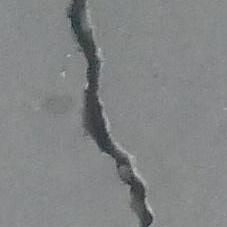
#> input picture data/real_images/00001.jpg, 227 x 227 px
$ python annotate_mask.py --image ../data/real_images/00001.jpg --output out.png
#> lines starting #> are read from the running program, lines starting #| are printed output that depends on the picture
"""Interactive manual crack-mask annotation tool.

The tool starts with an empty mask and never reads prediction outputs.

Example:
    python tools/annotate_mask.py ^
        --image data/real_images/00001.jpg ^
        --output data/ground_truth/00001_mask.png
"""

from __future__ import annotations

import argparse
import os
from pathlib import Path
import sys

import cv2
import numpy as np


WINDOW_NAME = "CrackGauge Manual Annotation"
MAX_DISPLAY_WIDTH = 1200
MAX_DISPLAY_HEIGHT = 800
MIN_BRUSH_SIZE = 1
MAX_BRUSH_SIZE = 101
BRUSH_STEP = 2


def parse_args() -> argparse.Namespace:
    """Parse annotation input and output paths and options."""
    parser = argparse.ArgumentParser(
        description="Manually draw or edit a binary crack ground-truth mask."
    )
    parser.add_argument("--image", required=True, help="Original image path")
    parser.add_argument(
        "--output",
        required=True,
        help="Output binary PNG mask path",
    )
    parser.add_argument(
        "--resume",
        action="store_true",
        help="Load and edit an existing mask at --output (fails if mask is corrupted or dimensions mismatch)",
    )
    parser.add_argument(
        "--overwrite",
        action="store_true",
        help="Force overwrite of an existing mask at --output starting with a blank canvas",
    )
    parser.add_argument(
        "--validate-only",
        action="store_true",
        help="Validate the existing mask at --output against the image contract without launching the GUI",
    )
    return parser.parse_args()


# [77 lines left out: functions validate_mask_contract, load_existing_mask, not called in this run]


def load_original_image(image_path: str) -> np.ndarray:
    """Load and validate the original BGR image."""
#> called with image_path = '../data/real_images/00001.jpg'
    if not os.path.isfile(image_path):
        raise FileNotFoundError(f"Image not found: {image_path}")
    image = cv2.imread(image_path, cv2.IMREAD_COLOR)
#> image is the input picture: shape (227, 227, 3); mean B, G, R 133.4, 132.7, 130.7
    if image is None:
        raise ValueError(f"OpenCV could not read the image: {image_path}")
    return image


def display_dimensions(image: np.ndarray) -> tuple[int, int]:
    """Return display dimensions while preserving the original aspect ratio."""
    height, width = image.shape[:2]
#> height = 227; width = 227
    scale = min(MAX_DISPLAY_WIDTH / width, MAX_DISPLAY_HEIGHT / height, 1.0)
#> scale = 1
    return max(1, int(round(width * scale))), max(1, int(round(height * scale)))


# [8 lines left out: function save_binary_mask, not called in this run]


class AnnotationSession:
    """Manage display rendering, mouse coordinate mapping, and mask editing."""

    def __init__(
        self,
        image: np.ndarray,
        output_path: str,
        initial_mask: np.ndarray | None = None,
    ) -> None:
        self.image = image
        if initial_mask is not None:
            if initial_mask.shape != image.shape[:2]:
                raise ValueError("initial_mask dimensions do not match image")
            self.mask = np.where(initial_mask > 0, 255, 0).astype(np.uint8)
            crack_px = int(np.count_nonzero(self.mask > 0))
            self.status = f"Resumed mask ({crack_px:,} crack px). Left draw | Right erase."
        else:
            self.mask = np.zeros(image.shape[:2], dtype=np.uint8)
            self.status = "Draw cracks with left mouse button."

        self.output_path = output_path
        self.display_width, self.display_height = display_dimensions(image)
#> self.display_width = 227; self.display_height = 227
        self.brush_size = 9
        self.drawing = False
        self.erase = False
        self.reset_pending = False

    # [31 lines left out: functions map_display_point, paint, mouse_callback, not called in this run]

    def render(self) -> np.ndarray:
        """Render the original image with the annotation overlay."""
        displayed = cv2.resize(
            self.image,
            (self.display_width, self.display_height),
            interpolation=cv2.INTER_AREA,
        )
        display_mask = cv2.resize(
            self.mask,
            (self.display_width, self.display_height),
            interpolation=cv2.INTER_NEAREST,
        )
#> display_mask: shape (227, 227); every value is 0
        overlay = displayed.copy()
        overlay[display_mask > 0] = (0, 0, 255)
        rendered = cv2.addWeighted(displayed, 0.7, overlay, 0.3, 0)
        cv2.putText(
            rendered,
            f"Brush: {self.brush_size}px | {self.status}",
            (10, 25),
            cv2.FONT_HERSHEY_SIMPLEX,
            0.55,
            (255, 255, 255),
            2,
            cv2.LINE_AA,
        )
        cv2.putText(
            rendered,
            "Left draw | Right erase | [ ] brush | S save | R reset | Y/N confirm | Q/Esc exit",
            (10, self.display_height - 12),
            cv2.FONT_HERSHEY_SIMPLEX,
            0.45,
            (255, 255, 255),
            1,
            cv2.LINE_AA,
        )
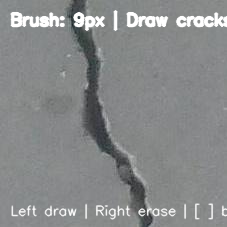
#> rendered: shape (227, 227, 3); mean B, G, R 138.6, 137.9, 136.1
        return rendered

    def run(self) -> bool:
        """Run the GUI loop and return whether the mask was saved."""
        cv2.namedWindow(WINDOW_NAME, cv2.WINDOW_NORMAL)
        cv2.resizeWindow(WINDOW_NAME, self.display_width, self.display_height)
        cv2.setMouseCallback(WINDOW_NAME, self.mouse_callback)

        saved = False
        while True:
            cv2.imshow(WINDOW_NAME, self.render())
            key = cv2.waitKey(20) & 0xFF
#> (key q is pressed here)

            if key == ord("["):
                self.brush_size = max(MIN_BRUSH_SIZE, self.brush_size - BRUSH_STEP)
                self.status = f"Brush size: {self.brush_size}px"
            elif key == ord("]"):
                self.brush_size = min(MAX_BRUSH_SIZE, self.brush_size + BRUSH_STEP)
                self.status = f"Brush size: {self.brush_size}px"
            elif key == ord("r") and not self.reset_pending:
                self.reset_pending = True
                self.status = "Reset annotation? Press Y to confirm or N to cancel."
            elif self.reset_pending and key == ord("y"):
                self.mask.fill(0)
                self.reset_pending = False
                self.status = "Annotation reset."
            elif self.reset_pending and key == ord("n"):
                self.reset_pending = False
                self.status = "Reset cancelled."
            elif key == ord("s"):
                save_binary_mask(self.mask, self.output_path)
                saved = True
                self.status = f"Saved: {self.output_path}"
                print(f"[OK] Annotation mask saved: {self.output_path}")
            elif key in (ord("q"), 27):
                break

        cv2.destroyWindow(WINDOW_NAME)
        return saved


def main() -> None:
    """Load an image, run annotation or validation, and preserve strict mask integrity."""
    args = parse_args()
    image = load_original_image(args.image)

    # 1. Validation-only mode
    if args.validate_only:
        if not os.path.isfile(args.output):
            print(f"[FAIL] Mask file does not exist: {args.output}")
            sys.exit(1)
        mask = cv2.imread(args.output, cv2.IMREAD_GRAYSCALE)
        if mask is None:
            print(f"[FAIL] Could not decode mask file: {args.output}")
            sys.exit(1)
        is_valid, reason, stats = validate_mask_contract(image, mask)
        if is_valid:
            print(f"[OK] Mask contract VALID: {args.output}")
            print(f"     Dimensions : {stats['dimensions']}")
            print(f"     Crack Pixels: {stats['crack_pixels']:,} px ({stats['coverage_pct']}%)")
            print(f"     Values      : {stats['unique_values']}")
            sys.exit(0)
        else:
            print(f"[FAIL] Mask contract INVALID: {args.output}")
            print(f"       Reason: {reason}")
            if stats:
                print(f"       Stats : {stats}")
            sys.exit(1)

    # 2. Safe loading / Overwrite protection
    initial_mask = None
    if os.path.isfile(args.output):
        if args.resume:
            try:
                initial_mask = load_existing_mask(args.output, image.shape[:2])
                print(f"[OK] Resumed from existing mask: {args.output} ({int(np.count_nonzero(initial_mask > 0)):,} crack px)")
            except Exception as e:
                print(f"[ERROR] Failed to safely load existing mask for resume: {e}")
                print("[ABORT] Refusing to overwrite or corrupt existing file.")
                sys.exit(1)
        elif args.overwrite:
            print(f"[WARN] Overwriting existing mask at {args.output} with a fresh blank canvas.")
        else:
            print(f"[ERROR] Target mask file already exists: {args.output}")
            print("        To avoid accidental data loss, CrackGauge requires explicit intent:")
            print("        - Pass --resume to load and edit the existing mask.")
            print("        - Pass --overwrite to discard the existing mask and start fresh.")
            sys.exit(1)

    session = AnnotationSession(image, args.output, initial_mask=initial_mask)
    saved = session.run()
#> saved = False
    if not saved:
        print("[INFO] Exited without saving an annotation mask.")


if __name__ == "__main__":
    main()

$ run again, on data/real_images/00003.jpg
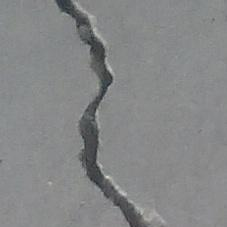
#> input picture data/real_images/00003.jpg, 227 x 227 px
#> in load_original_image, image is the input picture: shape (227, 227, 3); mean B, G, R 135.5, 134.9, 133.6
#> self.display_width = 227
#> display_mask: shape (227, 227); every value is 0
#> in render, `cv2.putText( rendered, "Left draw | Right erase | [ ] brush | S save |..`:
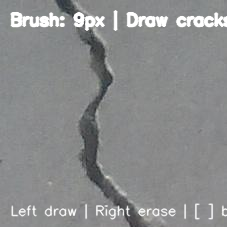
#> rendered: shape (227, 227, 3); mean B, G, R 140.6, 140.1, 138.9
#> saved = False

$ run again, on data/real_images/00004.jpg
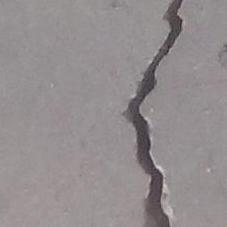
#> input picture data/real_images/00004.jpg, 227 x 227 px
#> in load_original_image, image is the input picture: shape (227, 227, 3); mean B, G, R 142.7, 141.4, 147.5
#> self.display_width = 227
#> display_mask: shape (227, 227); every value is 0
#> in render, `cv2.putText( rendered, "Left draw | Right erase | [ ] brush | S save |..`:
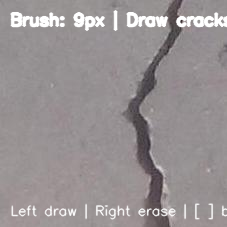
#> rendered: shape (227, 227, 3); mean B, G, R 147.4, 146.2, 152.1
#> saved = False

$ run again, on data/real_images/00005.jpg
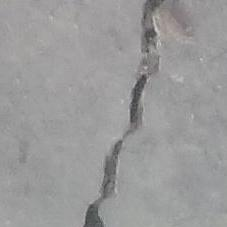
#> input picture data/real_images/00005.jpg, 227 x 227 px
#> in load_original_image, image is the input picture: shape (227, 227, 3); mean B, G, R 154.3, 154.3, 154.6
#> self.display_width = 227
#> display_mask: shape (227, 227); every value is 0
#> in render, `cv2.putText( rendered, "Left draw | Right erase | [ ] brush | S save |..`:
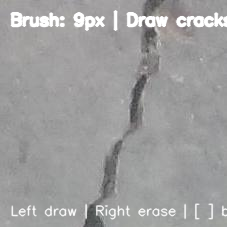
#> rendered: shape (227, 227, 3); mean B, G, R 158.7, 158.6, 158.9
#> saved = False
